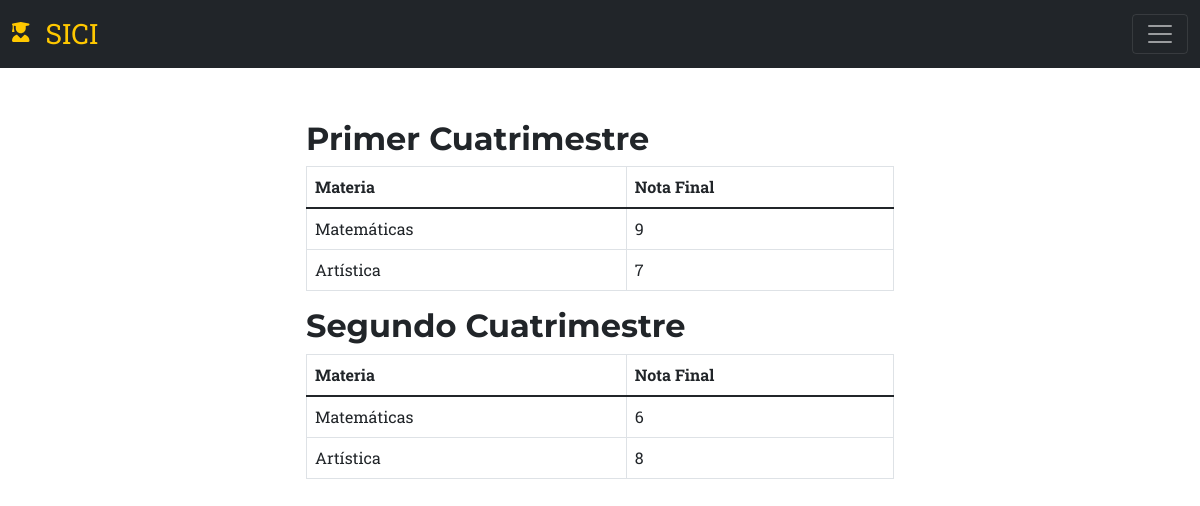
The app's page /notas.php (signed in) with its own data.
### tables this page shows
CREATE TABLE `calificaciones` (
  `id_calificaciones` int(10) NOT NULL,
  `calificaciones_nota` varchar(2) NOT NULL,
  `rela_materias` int(10) NOT NULL,
  `rela_periodos` int(10) NOT NULL,
  `rela_alumnos` int(10) NOT NULL
);

CREATE TABLE `materias` (
  `id_materias` int(10) NOT NULL,
  `materias_descri` varchar(100) NOT NULL
);

### notas.php (the view, shortened to what this page needs)
<?php
include "db/conexion.php";
include "./cabecera_repeat.php";
?>
<body >
      <br> <br>
         <br>
         <div class="content justify-content-center">
         <br> <br>
          <div class="row justify-content-center">
             <div class="col-md-6">
             <p class="h2">Primer Cuatrimestre</p>
             <table class="table table-hover table-bordered">
              <thead>
                <tr>
                  <th scope="col" >Materia</th>
                  <th scope="col" >Nota Final</th>
                </tr>
              </thead>
                    <tbody>
                    <?php
                        $sql = "SELECT calificaciones_nota,periodos_descri,
                        materias_descri FROM calificaciones,periodos,materias
                        WHERE rela_periodos=id_periodos and rela_materias=id_materias and rela_periodos=1";
                        $alumnos_rst = $conn->query($sql)->fetchAll();
                        foreach ($alumnos_rst as $todosRegistros => $unRegistro) {
                          echo "<tr>";
                          echo "<td>". $unRegistro['materias_descri']."</td>";
                          echo "<td>". $unRegistro['calificaciones_nota']."</td>";
                          echo "</tr>";
                        }
                    ?>
                    </tbody>
             </table>
            </div>
           </div>
           <div class="row justify-content-center">
             <div class="col-md-6">
             <p class="h2">Segundo Cuatrimestre</p>
             <table class="table table-hover table-bordered">
              <thead>
                <tr>
                  <th scope="col" >Materia</th>
                  <th scope="col" >Nota Final</th>
                </tr>
              </thead>
                    <tbody>
                    <?php
                        $sql = "SELECT calificaciones_nota,periodos_descri,
                        materias_descri FROM calificaciones,periodos,materias
                        WHERE rela_periodos=id_periodos and rela_materias=id_materias and rela_periodos=2 ";
                        $alumnos_rst = $conn->query($sql)->fetchAll();
                        foreach ($alumnos_rst as $todosRegistros => $unRegistro) {
                          echo "<tr>";
                          echo "<td>". $unRegistro['materias_descri']."</td>";
                          echo "<td>". $unRegistro['calificaciones_nota']."</td>";
                          echo "</tr>";
                        }
                    ?>
                    </tbody>
             </table>
            </div>
           </div>
         </div>
    </body>
</html>

### cabecera_repeat.php (shortened to what this page needs)
<!DOCTYPE html>
<html lang="es">
    <head>
        <link href="css/styles.css" rel="stylesheet" />
    </head>
    <body>
        <nav class="navbar navbar-dark bg-dark fixed-top">
            <div class="container-fluid">
                <a class="navbar-brand text-primary fs-3" href="menus.php" > <span class="navbar-brand fas fa-user-graduate text-primary"></span>SICI</a>
              <button class="navbar-toggler text-primary" type="button" data-bs-toggle="offcanvas" data-bs-target="#offcanvasNavbar" aria-controls="offcanvasNavbar">
                <span class="navbar-toggler-icon text-primary"></span>
              </button>
            </div>
      </nav>

### records on screen
calificaciones: rela_materias.materias_descri "Matemáticas", calificaciones_nota "9"
calificaciones: rela_materias.materias_descri "Artística", calificaciones_nota "7"
calificaciones: rela_materias.materias_descri "Matemáticas", calificaciones_nota "6"
calificaciones: rela_materias.materias_descri "Artística", calificaciones_nota "8"
